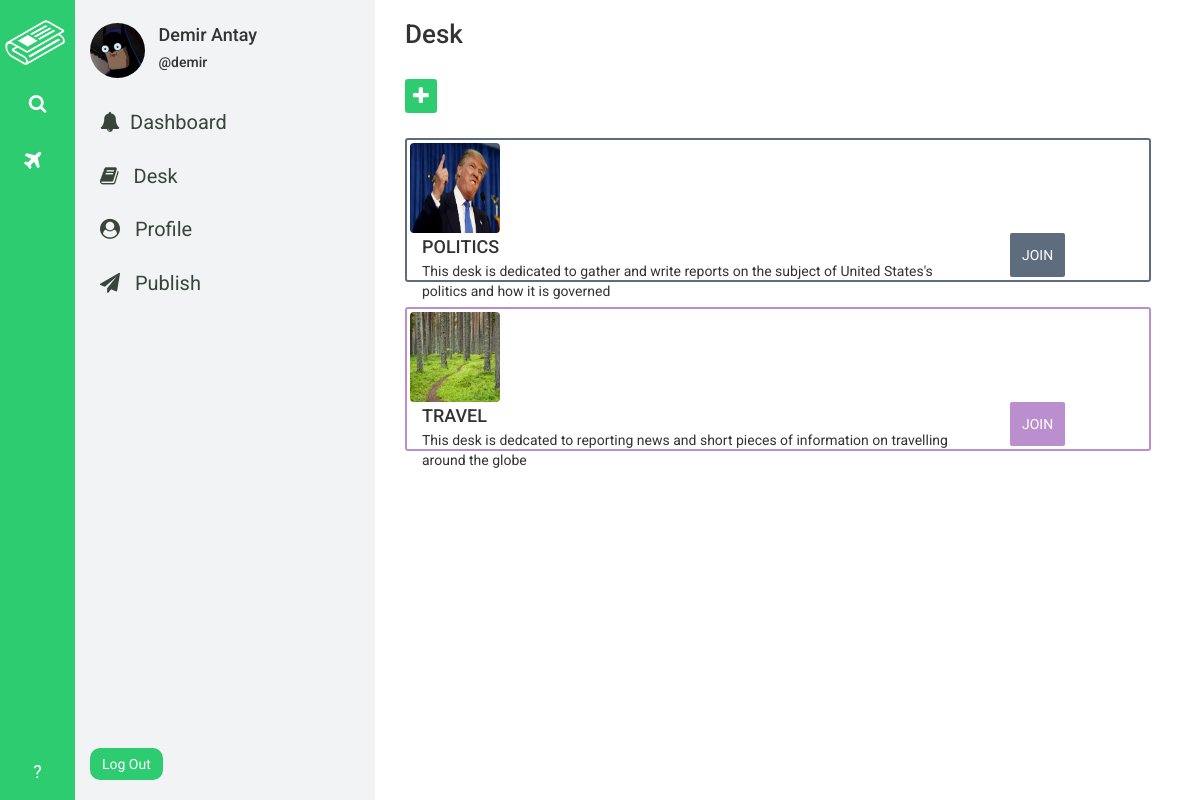
The app's page /home/desk/ (signed in) with its own data.
### desk_app/models.py (models this page shows, shortened)
class DeskWorkers(models.Model):
    worker = models.ForeignKey(User, on_delete=models.CASCADE)
    joined_desk = models.ForeignKey(Desk, on_delete=models.CASCADE)

class Desk(models.Model):
    sub_editor = models.ForeignKey(User, on_delete=models.CASCADE)
    image = models.ImageField(
        upload_to='deks_images/', blank=False, null=False
    )
    CATEGORY_CHOICES = (
        ('WORLD', 'fa fa-globe'),
        ('METRO', 'fa fa-building'),
        ('POLITICS', 'fa-flag'),
        ('BUSINESS', 'fa fa-suitcase'),
        ('TECH', 'fa fa-code'),
        ('SCIENCE', 'fa fa-flask'),
        ('OPINION', 'fa fa-gavel'),
        ('HEALTH', 'fa fa-heart'),
        ('SPORTS', 'fa fa-bicycle'),
        ('ARTS', 'fa fa-paint-brush'),
        ('BOOKS', 'fa fa-book'),
        ('STYLE', 'fa fa-eye'),
        ('TRAVEL', 'fa fa-plane'),
        ('MAGAZINE', 'fa fa-file'),
        ('TABLOID', 'fa fa-phone'),
    )
    CATEGORY_COLOR_CHOICES = (
        ('WORLD', '#3498DB'),
        ('METRO', '#2980B9'),
        ('POLITICS', '#5D6D7E'),
        ('BUSINESS', '#2E4053'),
        ('TECH', '#F4D03F'),
        ('SCIENCE', '#2ECC71'),
        ('OPINION', '#9B59B6'),
        ('HEALTH', '#E74C3C'),
        ('SPORTS', '#58D68D'),
        ('ARTS', '#F39C12'),
        ('BOOKS', '#E67E22'),
        ('STYLE', '#F5B7B1'),
        ('TRAVEL', '#BB8FCE'),
        ('MAGAZINE', '#8E44AD'),
        ('TABLOID', '#A569BD'),
    )
    category = models.CharField(max_length=50, choices=CATEGORY_CHOICES)
    category_color = models.CharField(
        max_length=50, choices=CATEGORY_COLOR_CHOICES
    )
    name = models.CharField(max_length=30)
    description = models.TextField()
    creation_date = models.DateField(default=timezone.now)

### profile_app/models.py (models this page shows, shortened)
class ProfileSettings(models.Model):
    user = models.OneToOneField(User, on_delete=models.CASCADE)
    profile_photo = models.ImageField(
        upload_to='profile_photos/', blank=False, null=False
    )
    name = models.CharField(max_length=200, blank=False, null=False)
    bio = models.TextField(blank=False, null=False)
    personal_link = models.CharField(max_length=200, blank=False, null=False)

### home_app/views.py (the view, shortened to what this page needs)
# urls.py: path('home/desk/', views.desk_browse, name='desk_browse'),
@login_required
def desk_browse(request):
    current_user = get_object_or_404(User, pk=request.user.id)
    try:
        current_user_settings = ProfileSettings.objects.get(user=current_user)
    except ObjectDoesNotExist:
        current_user_settings = None
    try:
        all_desks = Desk.objects.order_by('-creation_date')
        current_user_desks = DeskWorkers.objects.filter(worker=current_user)
    except ObjectDoesNotExist:
        all_desks = None
        current_user_desks = None
    data = {
        'current_user': current_user,
        'has_home_navbar': True,
        'current_user_settings': current_user_settings,
        'all_desks': all_desks,
        'current_user_desks': current_user_desks,
    }
    return render(request, 'home_app/desk.html', context=data)

### templates/home_app/desk.html (shortened to what this page needs)
{% extends 'base.html' %}
{% load staticfiles %}
{% block css_link %}
<link rel="stylesheet" href="{% static 'home_app/css/desk.css' %}" />
{% endblock %}
{% block content %}
<div id="wrapper">
  <h3 id="header">Desk</h3>
  <br />
  <button id="create_desk"><i class="fa fa-plus"></i></button>
  <div id="desk-boxes">
    {% for desk in all_desks %}
    <div id="desk-box-cell" style="border: 2px solid {{ desk.get_category_color_display }};">
      <img src="{{ desk.image.url }}" alt="desk_image" height="90" width="90" />
      <div id="content">
        <h4>{{ desk.name }}</h4>
        <p>{{ desk.description }}</p>
      </div>
      <form action="{% url 'desk_browse' %}" method="POST">
        <input type="submit" value="JOIN" style="background-color: {{ desk.get_category_color_display }}" name="join_desk_button"/>
      </form>
    </div>
    {% endfor %}
  </div>
</div>
{% endblock %}

### templates/base.html (shortened to what this page needs)
{% load staticfiles %}
<!DOCTYPE html>
<html>
<head>
  <link rel="stylesheet" href="https://maxcdn.bootstrapcdn.com/bootstrap/3.3.7/css/bootstrap.min.css">
  <link rel="stylesheet" href="https://cdnjs.cloudflare.com/ajax/libs/font-awesome/4.7.0/css/font-awesome.min.css">
  <link rel="stylesheet" href="{% static 'base.css' %}">
  {% block css_link %}{% endblock %}
</head>
<body>
  {% if has_home_navbar == True %}
    <div id="home-navbar-left-part">
      <a href="{% url 'dashboard' %}"><img src="{% static 'assets/white-logo.png' %}" alt="logo"/></a>
      <a id="home-search-link" href=""><p class="text-center"><i class="fa fa-search"></i></p></a>
      <div id="home-desk-links">
        {% for desk in current_user_desks %}
          <a href="{% url 'to_do' deskname=desk.joined_desk.name %}" id="desk-link"><p><i class="{{ desk.joined_desk.get_category_display }}"></i> <span>{{ desk.joined_desk.name }}</span></p></a>
        {% endfor %}
      </div>
      <a id="home-help-link" href="" class="text-center"><p class="text-center">?</p></a>
    </div>
    <div id="home-navbar-right-part">
      <div id="right-part-author-info">
        <img src="{{ current_user_settings.profile_photo.url }}" alt="ss" height="55px" width="55px" />
        <div id="right-part-author-name">
          <h4> {{ current_user_settings.name }}</h4>
          <h5>@{{ current_user.username }}</h5>
        </div>
      </div>
      <a href="{% url 'dashboard' %}"><i class="fa fa-bell"></i>Dashboard</a>
      <a href="{% url 'desk_browse' %}"><i class="fa fa-book"></i> Desk</a>
      <a href="{% url 'contributions' %}"><i class="fa fa-user-circle"></i> Profile</a>
      <a href=""><i class="fa fa-paper-plane"></i> Publish</a>
      <form method="POST" action="{% url 'logout' %}" id="logout_form">
        <input type="submit" value="Log Out" />
      </form>
    </div>
  {% endif %}
  {% block content %}{% endblock %}
</body>
</html>

### static/base.css (style rules this page uses)
html body { font-family: 'Roboto'; height: 100%; width: 100%; }
#home-navbar-left-part { height: 100% !important; width: 75px; background-color: #2ECC71; display: inline; position: fixed; z-index: 1 !important; }
#home-navbar-left-part img { height: 45px; margin-left: 5px; margin-top: 20px; display: block; }
#home-search-link p { color: white; font-size: 19px; background-color: #2ECC71; border-radius: 50%; width: 40px; padding: 5px; margin: 0 auto; margin-top: 20px; }
#home-help-link p { color: white; font-size: 18px; bottom: 0 !important; position: absolute; margin-bottom: 15px; width: 100%; }
#home-desk-links { width: 100%; height: 460px; margin-top: 20px; }
#desk-link p { color: white; font-size: 22px; background-color: transparent; width: 35px; height: auto; border-radius: 50%; padding: 4px; margin: 0 auto; margin-bottom: 10px; }
#home-navbar-right-part { height: 100vh; width: 300px; background-color: #F2F3F4; display:inline-block; margin-left: 75px; padding: 15px; position: fixed; }
#right-part-author-info { margin-bottom: -5px; background-color: transparent; }
#right-part-author-info img { border-radius: 50%; margin-bottom: 25px !important; }
#right-part-author-name { display: inline-block; background-color: transparent; margin-left: 10px; }
#right-part-author-info h4 { display: block; }
#right-part-author-info h5 { display: block; }
#home-navbar-right-part a { display: block; font-size: 20px; margin-bottom: 5px; padding: 10px; border-radius: 5px; color: #39443b; }
#home-navbar-right-part a i { margin-right: 10px; }
#logout_form input { border-radius: 10px; background-color: #2ECC71; border: 2px solid #2ECC71; color: white; bottom: 0; position: absolute; margin-bottom: 20px; padding: 4px 10px; }

### static/home_app/css/desk.css (style rules this page uses)
#wrapper { margin-left: 375px !important; background-color: white; height: 100vh; width: 70%; padding-left: 30px; padding-right: 25px; overflow: auto; }
#header { font-weight: 500; font-size: 26px; }
#create_desk { background-color: #2ECC71; color: white; font-size: 20px; border-radius: 3px; border: 2px solid #2ECC71; }
#desk-box-cell { margin-top: 25px; height: auto; width: 95%; background-color: white; padding: 3px; border-radius: 3px; }
#desk-box-cell img { border-radius: 4px !important; }
#content { display: inline-block; padding: 2px !important; background-color: transparent; width: 550px; position: absolute; height: auto; margin-top: 2px; margin-left: 10px; }
#content h4 { margin: 0px !important; margin-bottom: 4px !important; }
#content p { margin: 0px !important; }
#desk-box-cell form { display: inline; position: relative; margin-left: 600px; }
#desk-box-cell form input { padding: 10px; border: 2px solid transparent; color: white; border-radius: 2px; }

### records on screen
ProfileSettings: profile_photo (picture), name "Demir Antay"
Desk: image (picture), name "POLITICS", description "This desk is dedicated to gather and write reports on the subject of United States's politics and how it is governed"
Desk: image (picture), name "TRAVEL", description "This desk is dedcated to reporting news and short pieces of information on travelling around the globe"

### other values on screen
{{ current_user.username }} "demir"
